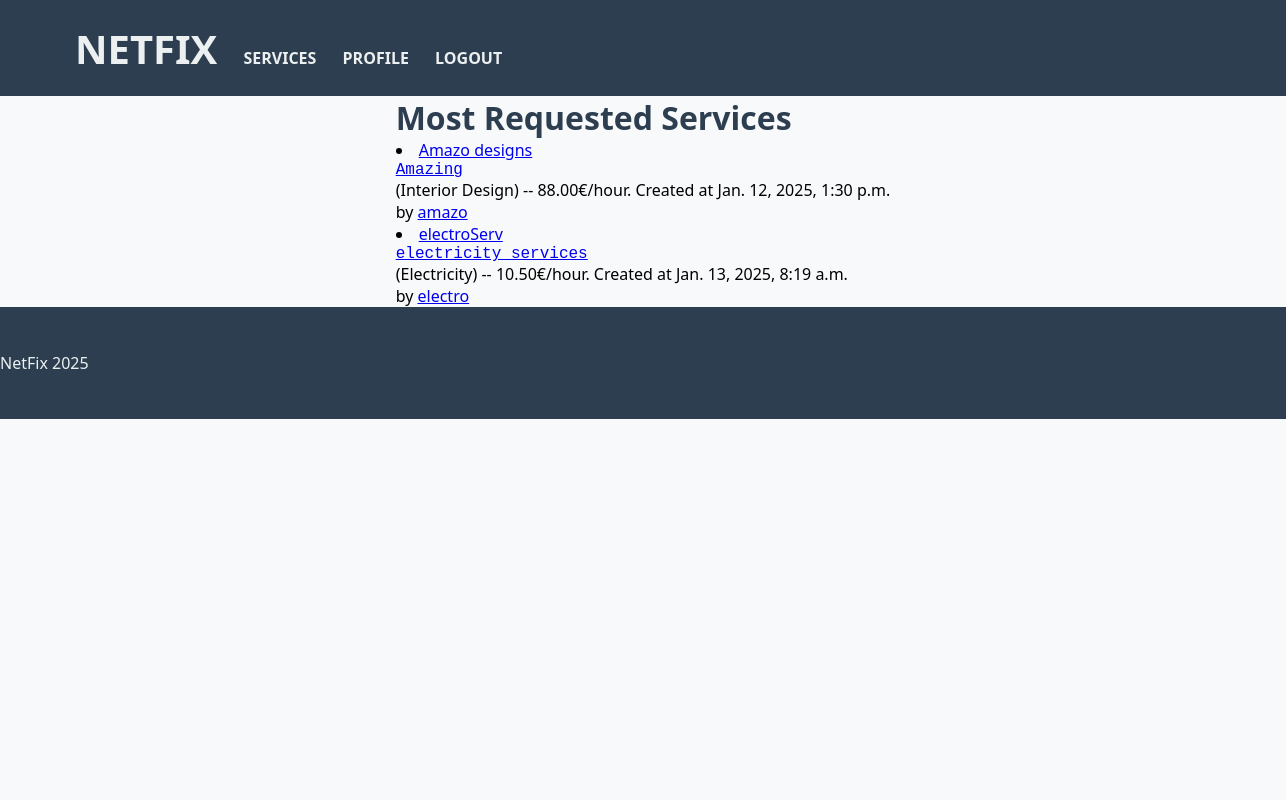
The page / (signed in) on the database its author committed.
### services/models.py (models this page shows, shortened)
class Service(models.Model):
    company = models.ForeignKey(Company, on_delete=models.CASCADE)
    name = models.CharField(max_length=40)
    description = models.TextField()
    price_hour = models.DecimalField(decimal_places=2, max_digits=100)
    choices = SERVICE_CHOICES
    field = models.CharField(
        max_length=30,
        choices=choices,
        blank=False,
        null=False
    )
    date = models.DateTimeField(auto_now=True, null=False)

### users/models.py (models this page shows, shortened)
class Company(models.Model):
    user = models.OneToOneField(
        User, on_delete=models.CASCADE, primary_key=True)
    choices = SERVICE_CHOICES
    field = models.CharField(
        max_length=70, choices=choices, blank=False, null=False)
    slug = models.SlugField(null=True)

class User(AbstractUser):
    username = models.CharField(max_length=30, unique=True)
    email = models.EmailField(max_length=50, unique=True)
    is_company = models.BooleanField(default=False)
    is_customer = models.BooleanField(default=False)
    USERNAME_FIELD = 'email'
    REQUIRED_FIELDS = ['username']
    slug = models.SlugField(null=True)

### main/views.py (the view)
# urls.py: path('', v.home, name='home'),
def home(request):
    services = Service.objects.annotate(request_count=Count(
        'servicerequest')).order_by('-request_count')
    return render(request, "main/home.html", {"services": services})

### main/templates/main/home.html (shortened to what this page needs)
{% extends 'main/base.html' %}
{% block content %}
        <div class='services-list'>
        {% if services %}
            <div class="services">
                <p class="title">Most Requested Services</p>
            </div>
            {% for service in services %}
            <div class="services-container">
                <div class='service-list-info'>
                    <li><a href="/services/{{service.id}}">
                        {{ service.name }}
                        <pre>{{ service.description }}</pre>
                        </a> ({{service.field}}) -- {{ service.price_hour }}€/hour. Created at {{ service.date }}
                    </li>
                </div>
                <p class="service-footer">by <a href="/company/{{service.company.user.slug}}">{{service.company.user.username}}</a></p>
            </div>
        {% endfor %}
        {% else %}
            <div class="not-available">
                <h2>Sorry. No services available yet</h2>
            </div>
        {% endif %}
        </div>
{% endblock %}

### static/css/style.css (style rules this page uses)
:root { --primary: #2C3E50; --secondary: #34495E; --accent: #3498DB; --text-light: #ECF0F1; --text-dark: #2C3E50; --background-light: #F8F9FA; --background-dark: #2C3E50; --border-color: #BDC3C7; --hover-color: #2980B9; }
html, body, div, span, applet, object, iframe, h1, h2, h3, h4, h5, h6, p, blockquote, pre, a, abbr, acronym, address, big, cite, code, del, dfn, em, font, img, ins, kbd, q, s, samp, small, strike, strong, sub, sup, tt, var, b, u, i, center, dl, dt, dd, ol, ul, li, fieldset, form, label, legend, table, caption, tbody, tfoot, thead, tr, th, td { margin: 0; padding: 0; border: 0; font-size: 100%; vertical-align: baseline; }
* { box-sizing: border-box; }
@media screen and (min-width: 1025px) { html { font-size: 1rem; } }
.title { font-size: 2rem; font-weight: 700; color: var(--text-dark); }

### rows shown on the page
Service: name "Amazo designs", description "Amazing", field "Interior Design", price_hour "88.00", date "Jan. 12, 2025, 1:30 p.m.", company.user.username "amazo"
Service: name "electroServ", description "electricity services", field "Electricity", price_hour "10.50", date "Jan. 13, 2025, 8:19 a.m.", company.user.username "electro"
